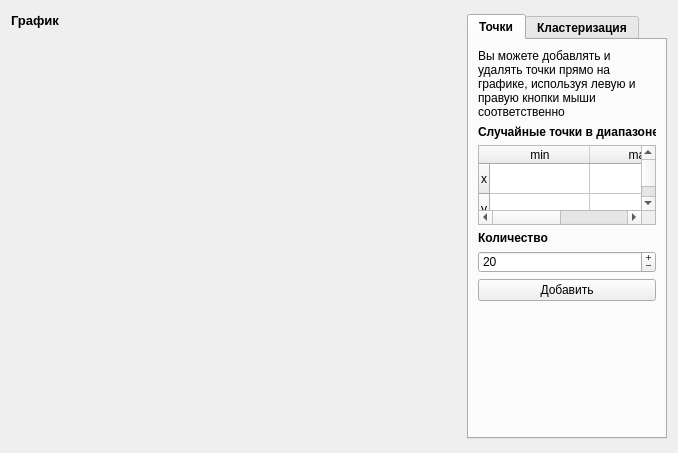
<?xml version="1.0" encoding="UTF-8"?>
<ui version="4.0">
 <class>KMeansWindow</class>
 <widget class="QWidget" name="KMeansWindow">
  <property name="geometry">
   <rect>
    <x>0</x>
    <y>0</y>
    <width>666</width>
    <height>437</height>
   </rect>
  </property>
  <property name="windowTitle">
   <string>Кластеризация</string>
  </property>
  <layout class="QGridLayout" name="gl_main">
   <item row="1" column="0" colspan="2">
    <widget class="QWidget" name="w_plot" native="true">
     <property name="minimumSize">
      <size>
       <width>450</width>
       <height>406</height>
      </size>
     </property>
     <property name="maximumSize">
      <size>
       <width>450</width>
       <height>406</height>
      </size>
     </property>
     <layout class="QVBoxLayout" name="vl_plot">
      <property name="leftMargin">
       <number>0</number>
      </property>
      <property name="topMargin">
       <number>0</number>
      </property>
      <property name="rightMargin">
       <number>0</number>
      </property>
      <property name="bottomMargin">
       <number>0</number>
      </property>
     </layout>
    </widget>
   </item>
   <item row="0" column="0">
    <widget class="QLabel" name="l_plot">
     <property name="sizePolicy">
      <sizepolicy hsizetype="Preferred" vsizetype="Fixed">
       <horstretch>0</horstretch>
       <verstretch>0</verstretch>
      </sizepolicy>
     </property>
     <property name="font">
      <font>
       <pointsize>10</pointsize>
       <weight>75</weight>
       <bold>true</bold>
      </font>
     </property>
     <property name="text">
      <string>График</string>
     </property>
    </widget>
   </item>
   <item row="0" column="1">
    <widget class="QToolButton" name="tb_adjust_plot">
     <property name="styleSheet">
      <string notr="true">background:transparent;border:none</string>
     </property>
     <property name="icon">
      <iconset resource="../../resources/resources.qrc">
       <normaloff>:/plot_scale/icons/adjust.ico</normaloff>:/plot_scale/icons/adjust.ico</iconset>
     </property>
    </widget>
   </item>
   <item row="0" column="2" rowspan="2">
    <widget class="QTabWidget" name="tabw_sidebar">
     <property name="minimumSize">
      <size>
       <width>200</width>
       <height>425</height>
      </size>
     </property>
     <property name="maximumSize">
      <size>
       <width>200</width>
       <height>425</height>
      </size>
     </property>
     <property name="styleSheet">
      <string notr="true">QTabBar {
     font-size: 12px;
	font-weight:bold
}</string>
     </property>
     <property name="tabPosition">
      <enum>QTabWidget::North</enum>
     </property>
     <property name="currentIndex">
      <number>0</number>
     </property>
     <widget class="QWidget" name="tab_edit_points">
      <attribute name="title">
       <string>Точки</string>
      </attribute>
      <layout class="QVBoxLayout" name="vl_edit_points">
       <item>
        <widget class="QLabel" name="l_mouse_press_description">
         <property name="text">
          <string>Вы можете добавлять и удалять точки прямо на графике, используя левую и правую кнопки мыши соответственно</string>
         </property>
         <property name="wordWrap">
          <bool>true</bool>
         </property>
        </widget>
       </item>
       <item>
        <widget class="QLabel" name="l_random_points_lims">
         <property name="sizePolicy">
          <sizepolicy hsizetype="Preferred" vsizetype="Fixed">
           <horstretch>0</horstretch>
           <verstretch>0</verstretch>
          </sizepolicy>
         </property>
         <property name="font">
          <font>
           <weight>75</weight>
           <bold>true</bold>
          </font>
         </property>
         <property name="text">
          <string>Случайные точки в диапазоне</string>
         </property>
        </widget>
       </item>
       <item>
        <widget class="QTableWidget" name="tw_random_points_lims">
         <property name="minimumSize">
          <size>
           <width>0</width>
           <height>80</height>
          </size>
         </property>
         <property name="maximumSize">
          <size>
           <width>16777215</width>
           <height>80</height>
          </size>
         </property>
         <property name="selectionMode">
          <enum>QAbstractItemView::NoSelection</enum>
         </property>
         <row>
          <property name="text">
           <string>x</string>
          </property>
         </row>
         <row>
          <property name="text">
           <string>y</string>
          </property>
         </row>
         <column>
          <property name="text">
           <string>min</string>
          </property>
         </column>
         <column>
          <property name="text">
           <string>max</string>
          </property>
         </column>
         <item row="0" column="0">
          <property name="text">
           <string/>
          </property>
          <property name="textAlignment">
           <set>AlignCenter</set>
          </property>
         </item>
         <item row="0" column="1">
          <property name="text">
           <string/>
          </property>
          <property name="textAlignment">
           <set>AlignCenter</set>
          </property>
         </item>
         <item row="1" column="0">
          <property name="text">
           <string/>
          </property>
          <property name="textAlignment">
           <set>AlignCenter</set>
          </property>
         </item>
         <item row="1" column="1">
          <property name="text">
           <string/>
          </property>
          <property name="textAlignment">
           <set>AlignCenter</set>
          </property>
         </item>
        </widget>
       </item>
       <item>
        <widget class="QLabel" name="l_random_points_count">
         <property name="sizePolicy">
          <sizepolicy hsizetype="Preferred" vsizetype="Fixed">
           <horstretch>0</horstretch>
           <verstretch>0</verstretch>
          </sizepolicy>
         </property>
         <property name="font">
          <font>
           <weight>75</weight>
           <bold>true</bold>
          </font>
         </property>
         <property name="text">
          <string>Количество</string>
         </property>
        </widget>
       </item>
       <item>
        <widget class="QSpinBox" name="sb_random_points_count">
         <property name="buttonSymbols">
          <enum>QAbstractSpinBox::PlusMinus</enum>
         </property>
         <property name="minimum">
          <number>1</number>
         </property>
         <property name="maximum">
          <number>100</number>
         </property>
         <property name="value">
          <number>20</number>
         </property>
        </widget>
       </item>
       <item>
        <widget class="QPushButton" name="pb_add_random_points">
         <property name="text">
          <string>Добавить</string>
         </property>
        </widget>
       </item>
       <item>
        <spacer name="vs_edit_points">
         <property name="orientation">
          <enum>Qt::Vertical</enum>
         </property>
         <property name="sizeHint" stdset="0">
          <size>
           <width>20</width>
           <height>194</height>
          </size>
         </property>
        </spacer>
       </item>
      </layout>
     </widget>
     <widget class="QWidget" name="tab_clustering">
      <attribute name="title">
       <string>Кластеризация</string>
      </attribute>
      <layout class="QVBoxLayout" name="vl_clustering">
       <item>
        <widget class="QWidget" name="w_clustering_attrs" native="true">
         <layout class="QVBoxLayout" name="vl_clustering_attrs">
          <property name="leftMargin">
           <number>0</number>
          </property>
          <property name="topMargin">
           <number>0</number>
          </property>
          <property name="rightMargin">
           <number>0</number>
          </property>
          <property name="bottomMargin">
           <number>0</number>
          </property>
          <item>
           <widget class="QLabel" name="l_clusters_count">
            <property name="sizePolicy">
             <sizepolicy hsizetype="Preferred" vsizetype="Fixed">
              <horstretch>0</horstretch>
              <verstretch>0</verstretch>
             </sizepolicy>
            </property>
            <property name="font">
             <font>
              <weight>75</weight>
              <bold>true</bold>
             </font>
            </property>
            <property name="text">
             <string>Количество кластеров</string>
            </property>
           </widget>
          </item>
          <item>
           <widget class="QSpinBox" name="sb_clusters_count">
            <property name="buttonSymbols">
             <enum>QAbstractSpinBox::PlusMinus</enum>
            </property>
            <property name="minimum">
             <number>2</number>
            </property>
            <property name="maximum">
             <number>100</number>
            </property>
            <property name="value">
             <number>3</number>
            </property>
           </widget>
          </item>
          <item>
           <widget class="QLabel" name="l_max_iterations">
            <property name="sizePolicy">
             <sizepolicy hsizetype="Preferred" vsizetype="Fixed">
              <horstretch>0</horstretch>
              <verstretch>0</verstretch>
             </sizepolicy>
            </property>
            <property name="font">
             <font>
              <weight>75</weight>
              <bold>true</bold>
             </font>
            </property>
            <property name="text">
             <string>Максимум итераций</string>
            </property>
           </widget>
          </item>
          <item>
           <widget class="QSpinBox" name="sb_max_iterations">
            <property name="buttonSymbols">
             <enum>QAbstractSpinBox::PlusMinus</enum>
            </property>
            <property name="minimum">
             <number>2</number>
            </property>
            <property name="maximum">
             <number>1000</number>
            </property>
            <property name="singleStep">
             <number>5</number>
            </property>
            <property name="value">
             <number>100</number>
            </property>
           </widget>
          </item>
         </layout>
        </widget>
       </item>
       <item>
        <widget class="QPushButton" name="pb_start_iter_clustering">
         <property name="text">
          <string>Начать</string>
         </property>
        </widget>
       </item>
       <item>
        <widget class="QPushButton" name="pb_stop_restart_clustering">
         <property name="enabled">
          <bool>false</bool>
         </property>
         <property name="text">
          <string>Остановить</string>
         </property>
        </widget>
       </item>
       <item>
        <spacer name="vs_clustering">
         <property name="orientation">
          <enum>Qt::Vertical</enum>
         </property>
         <property name="sizeHint" stdset="0">
          <size>
           <width>20</width>
           <height>269</height>
          </size>
         </property>
        </spacer>
       </item>
      </layout>
     </widget>
    </widget>
   </item>
  </layout>
 </widget>
 <resources>
  <include location="../../resources/resources.qrc"/>
 </resources>
 <connections/>
</ui>
